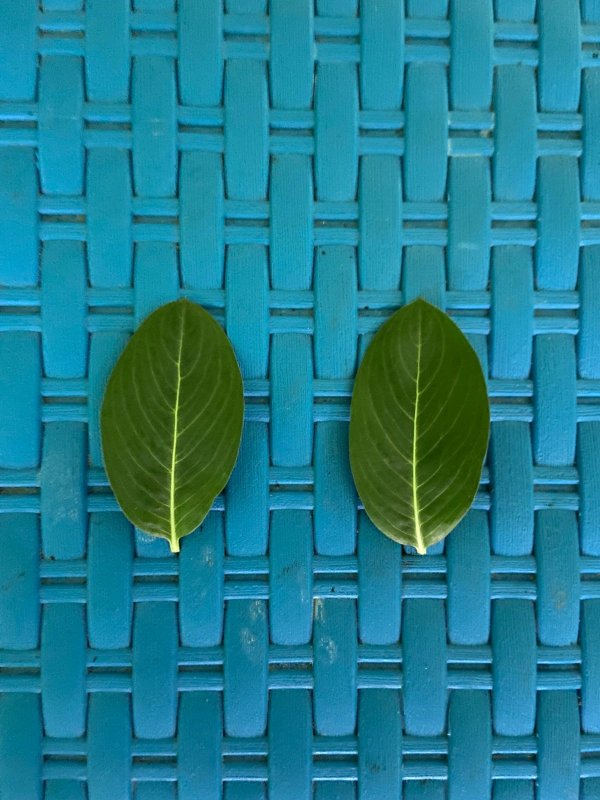
#> input picture img/daun_biru.jpeg, 1200 x 1600 px (shown at 1/2 size)
$ python -i main.py   (imports and definitions only)
#> lines starting #> are read from the running program, lines starting #| are printed output that depends on the picture; after the words box and inside, x2 and y2 are one past the last pixel; in counts of white or black regions, pixels touching at a corner belong together
#> `placeholder = Image.new("RGB", (400, 300), color=(220, 220, 220))`: placeholder: PIL image 400x300 RGB; every value is 220
import cv2
import numpy as np
import tkinter as tk
from tkinter import filedialog, Label, Button
from PIL import Image, ImageTk

def hitung_daun(image_path):
#> called with image_path = 'img/daun_biru.jpeg'
    img = cv2.imread(image_path)
#> img is the input picture: shape (1600, 1200, 3); mean B, G, R 142.2, 125.9, 29.8
    if img is None:
        print("Gambar tidak ditemukan!")
        return 0, img

    hsv = cv2.cvtColor(img, cv2.COLOR_BGR2HSV)
#> hsv: shape (1600, 1200, 3); mean H, S, V 90.3, 212.6, 149.7


    lower_green = np.array([25, 30, 30])
    upper_green = np.array([90, 255, 255])


    lower_green_dark = np.array([25, 20, 20])
    upper_green_dark = np.array([85, 255, 180])


    mask1 = cv2.inRange(hsv, lower_green, upper_green)
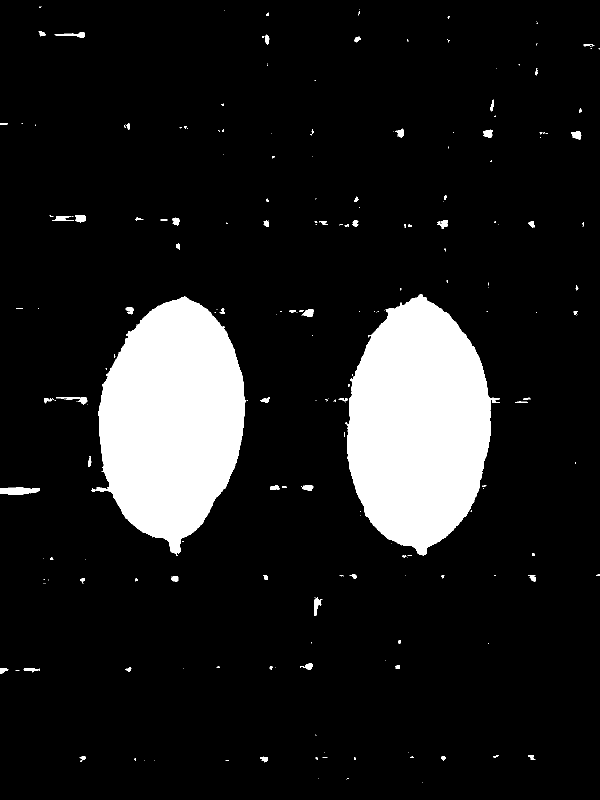
#> mask1: shape (1600, 1200) (shown at 1/2 size); 11.8% white; 230 white regions (155 under 20 px), largest, box (x1, y1, x2, y2) and area: (690, 588, 1000, 1111) 110646, (183, 593, 492, 1112) 107861, (0, 975, 79, 990) 910
    mask2 = cv2.inRange(hsv, lower_green_dark, upper_green_dark)
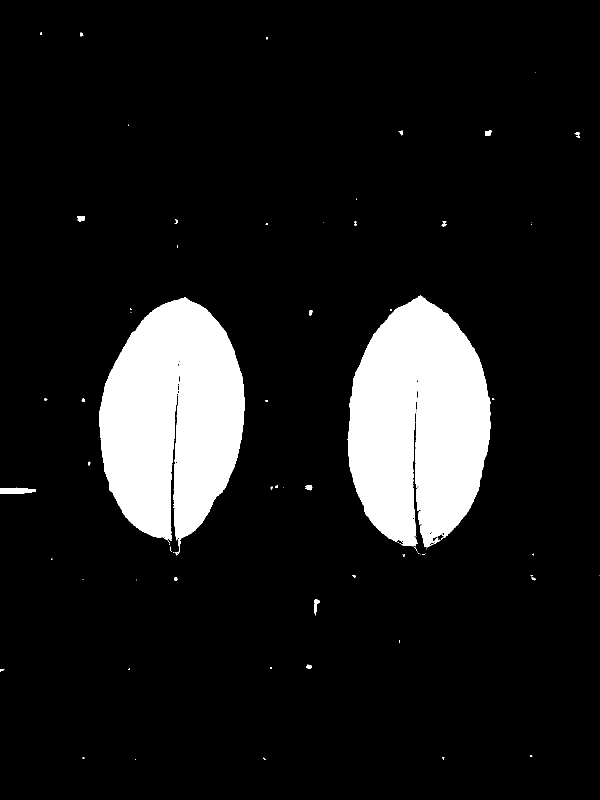
#> mask2: shape (1600, 1200) (shown at 1/2 size); 11.1% white; 71 white regions (46 under 20 px), largest, box (x1, y1, x2, y2) and area: (695, 591, 981, 1095) 106685, (199, 594, 490, 1111) 104004, (0, 975, 72, 988) 696

    mask = cv2.bitwise_or(mask1, mask2)
#> mask: shape (1600, 1200); 11.8% white; 230 white regions (155 under 20 px), largest, box (x1, y1, x2, y2) and area: (690, 588, 1000, 1111) 110651, (183, 593, 492, 1112) 107882, (0, 975, 79, 990) 910


    kernel = np.ones((5, 5), np.uint8)
    mask = cv2.morphologyEx(mask, cv2.MORPH_CLOSE, kernel)
#> mask: shape (1600, 1200); 11.9% white; 168 white regions (93 under 20 px), largest, box (x1, y1, x2, y2) and area: (677, 588, 1000, 1111) 110980, (183, 593, 495, 1112) 108040, (0, 975, 79, 990) 924
    mask = cv2.morphologyEx(mask, cv2.MORPH_OPEN, kernel)
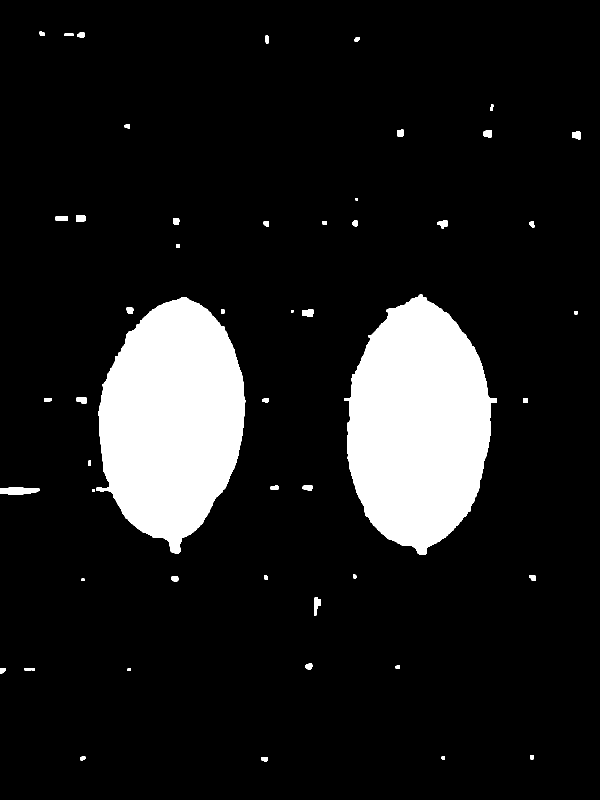
#> mask: shape (1600, 1200) (shown at 1/2 size); 11.7% white; 52 white regions

    # Debug mask (opsional)
    # cv2.imshow("Mask Debug", mask)
    # cv2.waitKey(0)
    # cv2.destroyAllWindows()

    contours, _ = cv2.findContours(mask, cv2.RETR_EXTERNAL, cv2.CHAIN_APPROX_SIMPLE)
#> contours = 52 contours, 2 with area under 20; largest, box (x1, y1, x2, y2) and area: (688, 589, 994, 1110) 110171, (193, 594, 491, 1108) 107289, (0, 975, 79, 989) 832, (628, 1195, 642, 1231) 270, (604, 618, 627, 633) 252

    jumlah_daun = 0
    for cnt in contours:
        area = cv2.contourArea(cnt)
        x, y, w, h = cv2.boundingRect(cnt)
        aspect_ratio = float(w) / h
        if 0.3 < aspect_ratio < 1.7 and area > 800:
            jumlah_daun += 1
            cv2.drawContours(img, [cnt], -1, (0, 255, 0), 2)
#> this loop made 52 passes
#> (area, x, y, w, h, aspect_ratio, jumlah_daun) on passes 31 to 32: (107289, 193, 594, 298, 514, 0.58, 1), (110171, 688, 589, 306, 521, 0.587, 2)
#> (area, x, y, w, h, aspect_ratio) on passes 1, 2, 3, 4, 6, 7: (86.5, 523, 1514, 13, 9, 1.44), (34.5, 883, 1513, 7, 7, 1), (54, 161, 1513, 10, 8, 1.25), (45.5, 1060, 1510, 7, 9, 0.778), (79, 0, 1337, 12, 10, 1.2), (29, 255, 1336, 7, 6, 1.17)
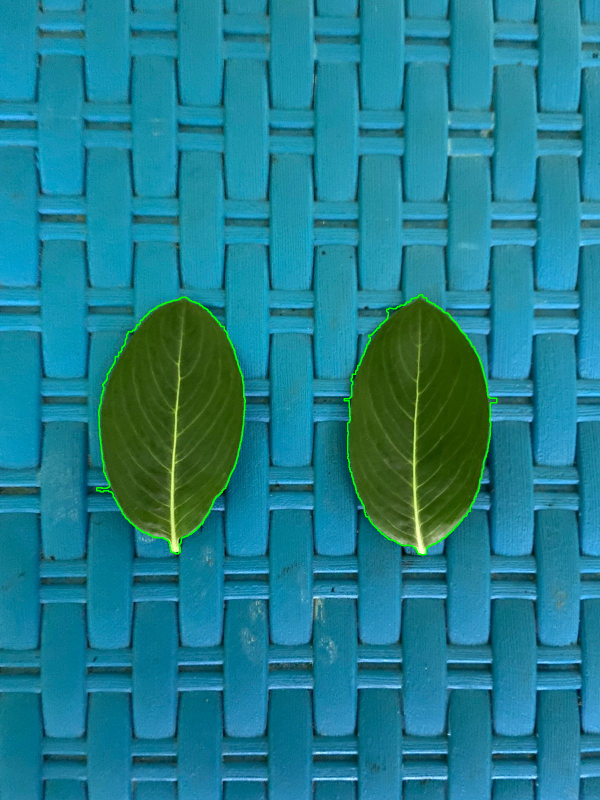
#> img: shape (1600, 1200, 3) (shown at 1/2 size); 0.48% of pixels changed, all inside (x1, y1, x2, y2) = (192, 588, 995, 1111)
#> after the loop, jumlah_daun = 2


    max_width = 400
    h, w = img.shape[:2]
#> h = 1600; w = 1200
    if w > max_width:
        ratio = max_width / w
#> ratio = 0.333
        img = cv2.resize(img, (int(w * ratio), int(h * ratio)))
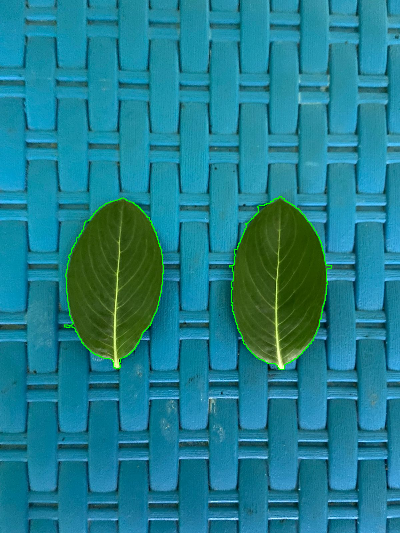
#> img: shape (533, 400, 3); mean B, G, R 141.6, 126.5, 29.5

    return jumlah_daun, img

def pilih_gambar():
    file_path = filedialog.askopenfilename(filetypes=[("Image Files", "*.jpg *.jpeg *.png")])
    if not file_path:
        return

    jumlah, hasil_img = hitung_daun(file_path)

    hasil_img_rgb = cv2.cvtColor(hasil_img, cv2.COLOR_BGR2RGB)
    img_pil = Image.fromarray(hasil_img_rgb)
    img_tk = ImageTk.PhotoImage(img_pil)

    label_gambar.config(image=img_tk)
    label_gambar.image = img_tk
    label_hasil.config(text=f"Jumlah daun terdeteksi: {jumlah}")

# [4 lines not run here, left out]

# [1 line that did not run here, left out]
# [1 line not run here, left out]

placeholder = Image.new("RGB", (400, 300), color=(220, 220, 220))
img_placeholder = ImageTk.PhotoImage(placeholder)

# [1 line that did not run here, left out]
# [1 line that did not run here, left out]
# [1 line not run here, left out]

# [1 line that did not run here, left out]
# [1 line not run here, left out]

# [1 line that did not run here, left out]
# [3 lines not run here, left out]

>>> result = hitung_daun('img/daun_biru.jpeg')
